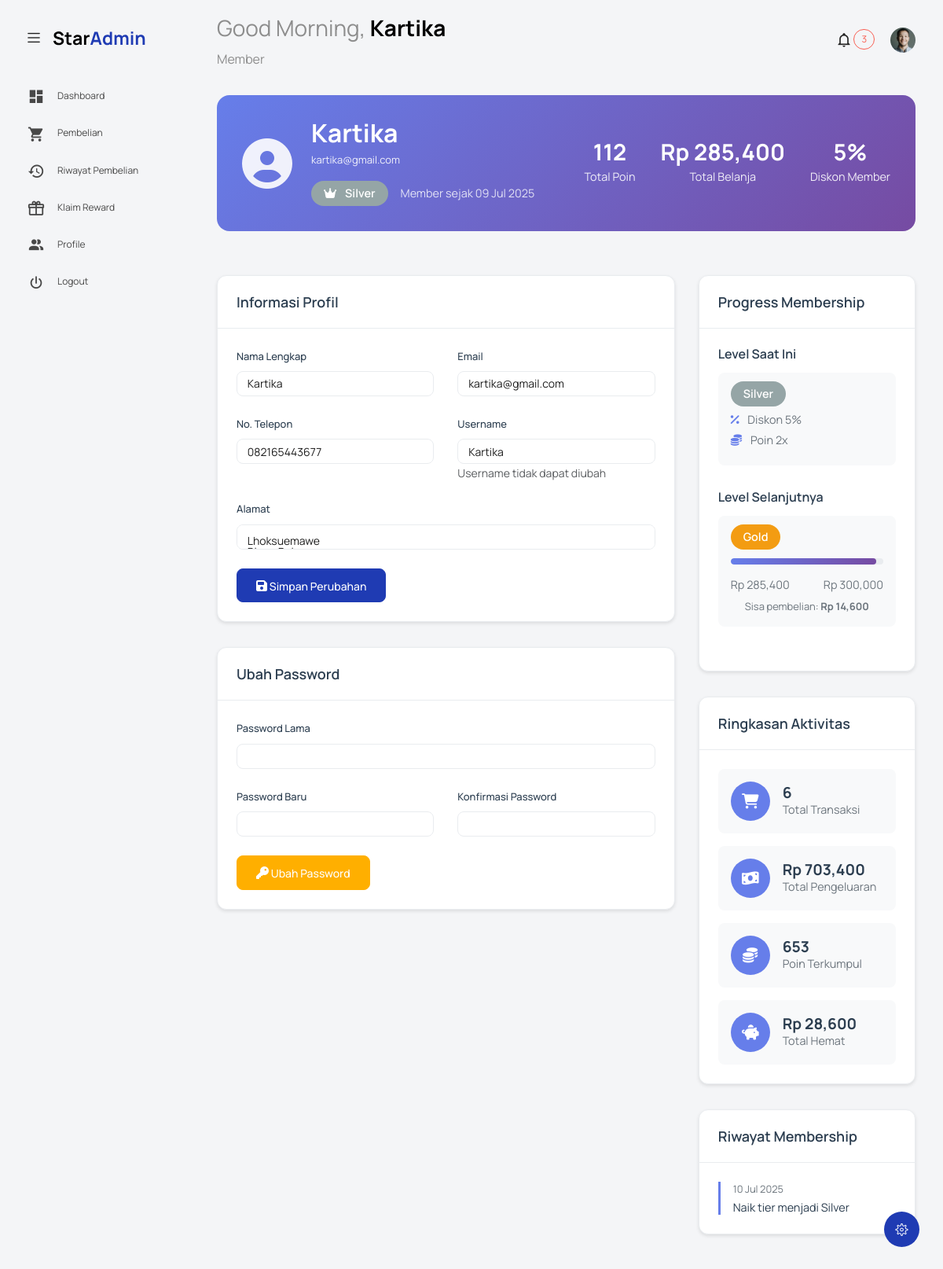
/index.php?controller=member&action=index (signed in), run on an earlier commit of the app's database.
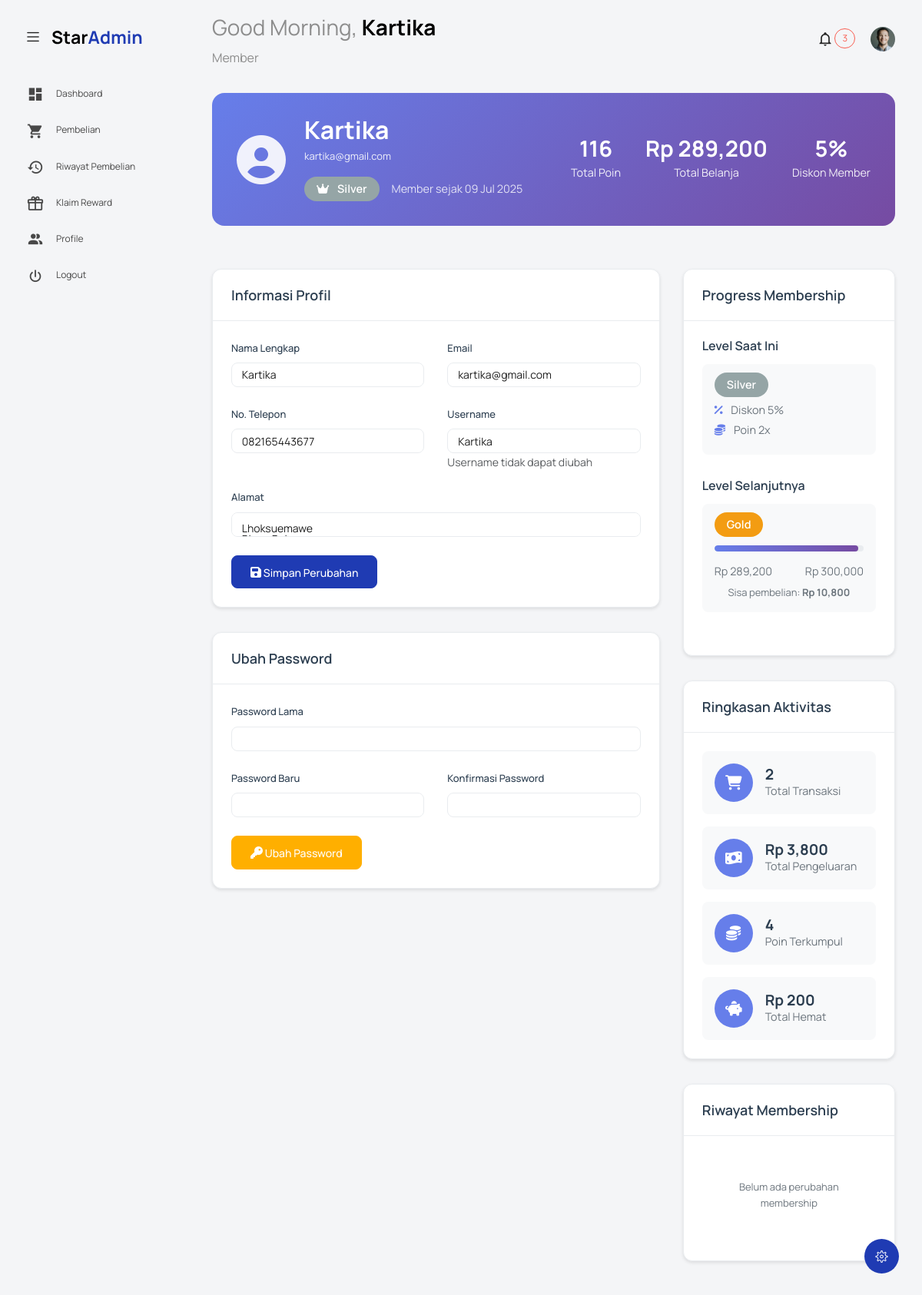
And on a later commit of the database.
### tables this page shows
CREATE TABLE `customers` (
  `customer_id` int NOT NULL,
  `user_id` int DEFAULT NULL,
  `nama_customer` varchar(100) NOT NULL,
  `no_telepon` varchar(15) DEFAULT NULL,
  `alamat` text,
  `email` varchar(100) DEFAULT NULL,
  `membership_id` int DEFAULT '1',
  `total_pembelian` decimal(12,2) DEFAULT '0.00',
  `total_poin` int DEFAULT '0',
  `tanggal_daftar` date DEFAULT (curdate()),
  `status_aktif` enum('aktif','tidak_aktif') DEFAULT 'aktif'
);

CREATE TABLE `membership` (
  `membership_id` int NOT NULL,
  `nama_membership` varchar(50) NOT NULL,
  `minimal_pembelian` decimal(10,2) NOT NULL,
  `diskon_persen` int DEFAULT '0',
  `poin_per_pembelian` int DEFAULT '1',
  `benefit` text
);

CREATE TABLE `aktivitas_customer` (
  `aktivitas_id` int NOT NULL,
  `customer_id` int DEFAULT NULL,
  `jenis_aktivitas` enum('pembelian','complaint','follow_up','promo_info') NOT NULL,
  `catatan` text,
  `tanggal_aktivitas` datetime DEFAULT CURRENT_TIMESTAMP
);

CREATE TABLE `users` (
  `user_id` int NOT NULL,
  `username` varchar(50) NOT NULL,
  `password` varchar(255) NOT NULL,
  `nama_lengkap` varchar(100) NOT NULL,
  `email` varchar(100) DEFAULT NULL,
  `role` enum('admin','member','pimpinan','manajer') NOT NULL,
  `store_id` int DEFAULT NULL,
  `status` enum('aktif','tidak_aktif') DEFAULT 'aktif',
  `tanggal_dibuat` datetime DEFAULT CURRENT_TIMESTAMP,
  `terakhir_login` datetime DEFAULT NULL,
  `kode_konfirmasi` varchar(6) DEFAULT NULL,
  `kode_expired` datetime DEFAULT NULL,
  `email_verified` tinyint(1) DEFAULT '0'
);

### views/member/profile.php (the view, shortened to what the changed rows need)
<?php include('template/header.php'); ?>
<body class="with-welcome-text">
  <div class="container-scroller">
    <?php include 'template/navbar.php'; ?>
    <div class="container-fluid page-body-wrapper">
      <?php include 'template/setting_panel.php'; ?>
      <?php include 'template/sidebar.php'; ?>
      <div class="main-panel">
        <div class="content-wrapper">
          <div class="row mb-4">
            <div class="col-12">
              <div class="profile-header">
                <div class="profile-info">
                  <div class="profile-avatar">
                    <i class="fas fa-user-circle"></i>
                  </div>
                  <div class="profile-details">
                    <h2 class="profile-name"><?= htmlspecialchars($memberProfile['nama_customer']) ?></h2>
                    <p class="profile-email"><?= htmlspecialchars($memberProfile['email']) ?></p>
                    <div class="membership-info">
                      <span class="membership-badge <?= strtolower($memberProfile['nama_membership']) ?>">
                        <i class="fas fa-crown"></i>
                        <?= htmlspecialchars($memberProfile['nama_membership']) ?>
                      </span>
                      <span class="member-since">Member sejak <?= date('d M Y', strtotime($memberProfile['tanggal_daftar'])) ?></span>
                    </div>
                  </div>
                </div>
                <div class="profile-stats">
                  <div class="stat-item">
                    <h4><?= number_format($memberProfile['total_poin']) ?></h4>
                    <span>Total Poin</span>
                  </div>
                  <div class="stat-item">
                    <h4>Rp <?= number_format($memberProfile['total_pembelian']) ?></h4>
                    <span>Total Belanja</span>
                  </div>
                  <div class="stat-item">
                    <h4><?= $memberProfile['diskon_persen'] ?>%</h4>
                    <span>Diskon Member</span>
                  </div>
                </div>
              </div>
            </div>
          </div>
          <div class="row">
            <div class="col-lg-8 col-md-12">
              <div class="profile-form-card">
                <div class="profile-form-header">
                  <h4>Informasi Profil</h4>
                </div>
                <div class="profile-form-body">
                  <form method="POST" action="index.php?controller=member&action=updateProfile">
                    <div class="row">
                      <div class="col-md-6">
                        <div class="form-group">
                          <label for="nama_lengkap">Nama Lengkap</label>
                          <input type="text" class="form-control" id="nama_lengkap" name="nama_lengkap"
                                 value="<?= htmlspecialchars($memberProfile['nama_lengkap']) ?>" required>
                        </div>
                      </div>
                      <div class="col-md-6">
                        <div class="form-group">
                          <label for="email">Email</label>
                          <input type="email" class="form-control" id="email" name="email"
                                 value="<?= htmlspecialchars($memberProfile['email']) ?>" required>
                        </div>
                      </div>
                    </div>
                    <div class="row">
                      <div class="col-md-6">
                        <div class="form-group">
                          <label for="no_telepon">No. Telepon</label>
                          <input type="text" class="form-control" id="no_telepon" name="no_telepon"
                                 value="<?= htmlspecialchars($memberProfile['no_telepon']) ?>">
                        </div>
                      </div>
                      <div class="col-md-6">
                        <div class="form-group">
                          <label for="username">Username</label>
                          <input type="text" class="form-control" value="<?= htmlspecialchars($memberProfile['username']) ?>" readonly>
                          <small class="form-text text-muted">Username tidak dapat diubah</small>
                        </div>
                      </div>
                    </div>
                    <div class="form-group">
                      <label for="alamat">Alamat</label>
                      <textarea class="form-control" id="alamat" name="alamat" rows="3"><?= htmlspecialchars($memberProfile['alamat']) ?></textarea>
                    </div>
                    <button type="submit" class="btn btn-primary">
                      <i class="fas fa-save"></i> Simpan Perubahan
                    </button>
                  </form>
                </div>
              </div>
              <div class="password-form-card">
                <div class="password-form-header">
                  <h4>Ubah Password</h4>
                </div>
                <div class="password-form-body">
                  <form method="POST" action="index.php?controller=member&action=changePassword">
                    <div class="form-group">
                      <label for="old_password">Password Lama</label>
                      <input type="password" class="form-control" id="old_password" name="old_password" required>
                    </div>
                    <div class="row">
                      <div class="col-md-6">
                        <div class="form-group">
                          <label for="new_password">Password Baru</label>
                          <input type="password" class="form-control" id="new_password" name="new_password" required>
                        </div>
                      </div>
                      <div class="col-md-6">
                        <div class="form-group">
                          <label for="confirm_password">Konfirmasi Password</label>
                          <input type="password" class="form-control" id="confirm_password" name="confirm_password" required>
                        </div>
                      </div>
                    </div>
                    <button type="submit" class="btn btn-warning">
                      <i class="fas fa-key"></i> Ubah Password
                    </button>
                  </form>
                </div>
              </div>
            </div>
            <div class="col-lg-4 col-md-12">
              <div class="membership-progress-card">
                <div class="membership-progress-header">
                  <h4>Progress Membership</h4>
                </div>
                <div class="membership-progress-body">
                  <?php if ($nextMembership && $nextMembership['next_membership']): ?>
                    <div class="current-membership">
                      <h5>Level Saat Ini</h5>
                      <div class="membership-current">
                        <span class="membership-badge <?= strtolower($nextMembership['current_membership']) ?>">
                          <?= htmlspecialchars($nextMembership['current_membership']) ?>
                        </span>
                        <div class="membership-benefits">
                          <p><i class="fas fa-percentage"></i> Diskon <?= $nextMembership['current_diskon'] ?>%</p>
                          <p><i class="fas fa-coins"></i> Poin <?= $nextMembership['current_multiplier'] ?>x</p>
                        </div>
                      </div>
                    </div>
                    <div class="next-membership">
                      <h5>Level Selanjutnya</h5>
                      <div class="membership-target">
                        <span class="membership-badge <?= strtolower($nextMembership['next_membership']) ?>">
                          <?= htmlspecialchars($nextMembership['next_membership']) ?>
                        </span>
                        <div class="progress-info">
                          <div class="progress-bar-container">
                            <div class="progress-bar" style="width: <?= ($nextMembership['total_pembelian'] / $nextMembership['next_minimal']) * 100 ?>%"></div>
                          </div>
                          <div class="progress-text">
                            <span>Rp <?= number_format($nextMembership['total_pembelian']) ?></span>
                            <span>Rp <?= number_format($nextMembership['next_minimal']) ?></span>
                          </div>
                          <div class="remaining">
                            <p>Sisa pembelian: <strong>Rp <?= number_format($nextMembership['sisa_pembelian']) ?></strong></p>
                          </div>
                        </div>
                      </div>
                    </div>
                  <?php endif; ?>
                </div>
              </div>
              <div class="summary-card">
                <div class="summary-header">
                  <h4>Ringkasan Aktivitas</h4>
                </div>
                <div class="summary-body">
                  <div class="summary-item">
                    <div class="summary-icon">
                      <i class="fas fa-shopping-cart"></i>
                    </div>
                    <div class="summary-content">
                      <h6><?= number_format($transaksiSummary['total_transaksi']) ?></h6>
                      <span>Total Transaksi</span>
                    </div>
                  </div>
                  <div class="summary-item">
                    <div class="summary-icon">
                      <i class="fas fa-money-bill-wave"></i>
                    </div>
                    <div class="summary-content">
                      <h6>Rp <?= number_format($transaksiSummary['total_spending']) ?></h6>
                      <span>Total Pengeluaran</span>
                    </div>
                  </div>
                  <div class="summary-item">
                    <div class="summary-icon">
                      <i class="fas fa-coins"></i>
                    </div>
                    <div class="summary-content">
                      <h6><?= number_format($transaksiSummary['total_poin_earned']) ?></h6>
                      <span>Poin Terkumpul</span>
                    </div>
                  </div>
                  <div class="summary-item">
                    <div class="summary-icon">
                      <i class="fas fa-piggy-bank"></i>
                    </div>
                    <div class="summary-content">
                      <h6>Rp <?= number_format($transaksiSummary['total_hemat']) ?></h6>
                      <span>Total Hemat</span>
                    </div>
                  </div>
                </div>
              </div>
              <div class="membership-history-card">
                <div class="membership-history-header">
                  <h4>Riwayat Membership</h4>
                </div>
                <div class="membership-history-body">
                  <?php if (!empty($membershipHistory)): ?>
                    <?php foreach ($membershipHistory as $history): ?>
                    <div class="history-item">
                      <div class="history-date"><?= date('d M Y', strtotime($history['tanggal_aktivitas'])) ?></div>
                      <div class="history-content"><?= htmlspecialchars($history['catatan']) ?></div>
                    </div>
                    <?php endforeach; ?>
                  <?php else: ?>
                    <div class="no-history">
                      <p>Belum ada perubahan membership</p>
                    </div>
                  <?php endif; ?>
                </div>
              </div>
            </div>
          </div>
        </div>
      </div>
    </div>
  </div>
</body>
</html>

What changed in the data, as far as the page shows it:
removed aktivitas_customer: tanggal_aktivitas "10 Jul 2025", catatan "Naik tier menjadi Silver"
changed customers "Kartika": total_poin "112" → "116"; total_pembelian "285,400" → "289,200"
Also different on the page:
$nextMembership['sisa_pembelian']: "14,600" → "10,800"
$transaksiSummary['total_transaksi']: "6" → "2"
$transaksiSummary['total_spending']: "703,400" → "3,800"
$transaksiSummary['total_poin_earned']: "653" → "4"
$transaksiSummary['total_hemat']: "28,600" → "200"
text now shown: "Belum ada perubahan membership"
